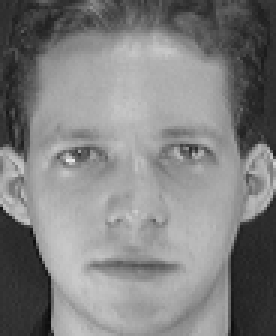
#> input picture dataset/s1/1.pgm, 92 x 112 px (shown 3 times larger)
$ python extrator_automatico.py
#> lines starting #> are read from the running program, lines starting #| are printed output that depends on the picture; after the words box and inside, x2 and y2 are one past the last pixel; in counts of white or black regions, pixels touching at a corner belong together
import cv2
import numpy as np
import os
import shutil
from PIL import Image, ImageDraw, ImageFilter, ImageChops

# Criei essa função de faxina para garantir que a pasta assets não fique com lixo de testes anteriores
def limpar_pastas_antigas(pasta_assets):
    pastas_para_limpar = ['olhos', 'nariz', 'boca']
    for pasta in pastas_para_limpar:
        caminho_pasta = os.path.join(pasta_assets, pasta)
        if os.path.exists(caminho_pasta):
            for arquivo in os.listdir(caminho_pasta):
                if arquivo.endswith('.png'):
                    os.remove(os.path.join(caminho_pasta, arquivo))

# Gera o fundo cinza oval que chamei de "Manequim Universal"
def criar_manequim_universal(pasta_assets):
#> called with pasta_assets = 'src/../assets'
    tamanho_canvas = (400, 400)
    canvas = Image.new('RGBA', tamanho_canvas, (0, 0, 0, 0))
#> canvas: PIL image 400x400 RGBA; every value is 0
    draw = ImageDraw.Draw(canvas)

    # Desenho o oval centralizado e aplico um blur de leve pra pele não ficar com borda serrilhada
    cor_pele_generica = (80, 80, 80, 255)
    draw.ellipse((60, 20, 340, 380), fill=cor_pele_generica)
    canvas = canvas.filter(ImageFilter.GaussianBlur(radius=5))
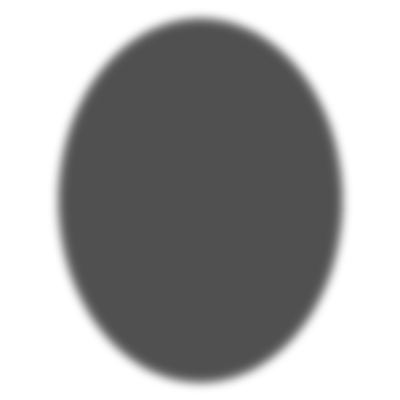
#> canvas: PIL image 400x400 RGBA; mean R, G, B, A 39.8, 39.8, 39.8, 126.9; transparent parts drawn white

    caminho_salvar = os.path.join(pasta_assets, 'faces', 'rosto_base_universal.png')
    os.makedirs(os.path.dirname(caminho_salvar), exist_ok=True)
    canvas.save(caminho_salvar)

def extrair_e_salvar_componentes(caminho_imagem_origem, id_extracao):
#> called with caminho_imagem_origem = 'src/../dataset/s1/1.pgm', id_extracao = 'sujeito_01'
    dir_atual = os.path.dirname(os.path.abspath(__file__))
    pasta_assets = os.path.join(dir_atual, '..', 'assets')

    img_cv = cv2.imread(caminho_imagem_origem)
#> img_cv is the input picture: shape (112, 92, 3); min 11, max 234, mean 128.3
    if img_cv is None: return

    # Uso o Haar Cascade do OpenCV pra achar o quadrado exato do rosto na foto original
    gray = cv2.cvtColor(img_cv, cv2.COLOR_BGR2GRAY)
    face_cascade = cv2.CascadeClassifier(cv2.data.haarcascades + 'haarcascade_frontalface_default.xml')
    faces = face_cascade.detectMultiScale(gray, scaleFactor=1.2, minNeighbors=5)
#> faces = [[6, 22, 82, 82]]

    if len(faces) == 0: return
    (x, y, w, h) = faces[0]
#> x = 6; y = 22; w = 82; h = 82

    # Dou uma margem pra cima pra não cortar a testa do suspeito
    y_exp = max(0, y - int(h * 0.2))
#> y_exp = 6
    h_exp = h + int(h * 0.3)
#> h_exp = 106
    rosto_recortado = img_cv[y_exp:y_exp+h_exp, x:x+w]
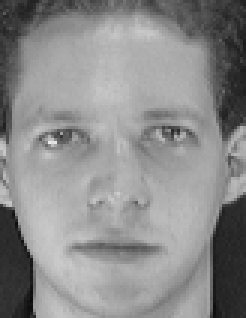
#> rosto_recortado: shape (106, 82, 3) (shown 3 times larger); min 11, max 234, mean 139.4

    # Padronizo tudo em 400x400 pra matemática das coordenadas funcionar sempre
    img_pil = Image.fromarray(cv2.cvtColor(rosto_recortado, cv2.COLOR_BGR2RGB)).convert("RGBA")
    img_400 = img_pil.resize((400, 400))
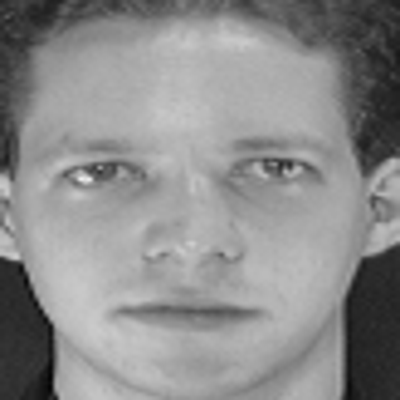
#> img_400: PIL image 400x400 RGBA; mean R, G, B, A 139.4, 139.4, 139.4, 255

    mask_oval = Image.new('L', (400, 400), 0)
#> mask_oval: PIL image 400x400 L; every value is 0
    ImageDraw.Draw(mask_oval).ellipse((60, 20, 340, 380), fill=255)
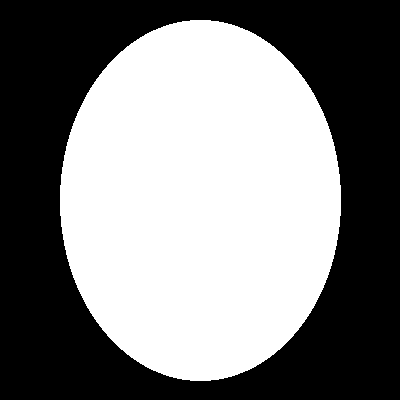
#> mask_oval: PIL image 400x400 L; 49.8% white; 1 white region, box (x1, y1, x2, y2) and area: (60, 20, 341, 381) 79637
    mask_oval = mask_oval.filter(ImageFilter.GaussianBlur(radius=5))

    def fatiar_suave(pasta_destino, nome_arquivo, poligono):
#> called with pasta_destino = 'olhos', nome_arquivo = 'olhos_sujeito_01.png'
        mask_peca = Image.new('L', (400, 400), 0)
        ImageDraw.Draw(mask_peca).polygon(poligono, fill=255)
#> mask_peca: PIL image 400x400 L; 54.7% white; 2 black regions, box (x1, y1, x2, y2) and area: (0, 151, 400, 400) 60510, (0, 0, 400, 30) 12000

        # O pulo do gato: blur de 10px no Canal Alpha pra borda da peça fundir com o rosto depois
        mask_peca = mask_peca.filter(ImageFilter.GaussianBlur(radius=10))
        mask_final = ImageChops.multiply(mask_peca, mask_oval)

        img_final = img_400.copy()
        img_final.putalpha(mask_final) # Aplico a transparência

        os.makedirs(os.path.join(pasta_assets, pasta_destino), exist_ok=True)
        img_final.save(os.path.join(pasta_assets, pasta_destino, nome_arquivo))

    # Desenhei esses polígonos na mão garantindo uma sobreposição suave entre eles
    poly_olhos  = [(0, 30), (400, 30), (400, 280), (270, 280), (230, 150), (170, 150), (130, 280), (0, 280)]
    poly_nariz  = [(160, 140), (240, 140), (270, 280), (130, 280)]
    poly_boca   = [(0, 260), (400, 260), (400, 400), (0, 400)]

    fatiar_suave('olhos', f'olhos_{id_extracao}.png', poly_olhos)
    fatiar_suave('nariz', f'nariz_{id_extracao}.png', poly_nariz)
#> in fatiar_suave (call 2), `ImageDraw.Draw(mask_peca).polygon(poligono, fill=255)`: mask_peca: PIL image 400x400 L; 9.8% white; 1 white region, box (x1, y1, x2, y2) and area: (130, 140, 271, 281) 15641
    fatiar_suave('boca', f'boca_{id_extracao}.png', poly_boca)
#> call 3 of fatiar_suave, with pasta_destino = 'boca', nome_arquivo = 'boca_sujeito_01.png'
#> in fatiar_suave (call 3), `ImageDraw.Draw(mask_peca).polygon(poligono, fill=255)`: mask_peca: PIL image 400x400 L; 35% white; 1 white region, box (x1, y1, x2, y2) and area: (0, 260, 400, 400) 56000
#> in fatiar_suave (call 3), `mask_peca = mask_peca.filter(ImageFilter.GaussianBlur(radius=10))`:
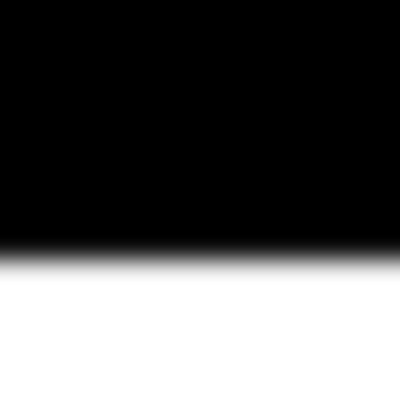
#> mask_peca: PIL image 400x400 L; min 0, max 255, mean 89.2
#> in fatiar_suave (call 3), `mask_final = ImageChops.multiply(mask_peca, mask_oval)`:
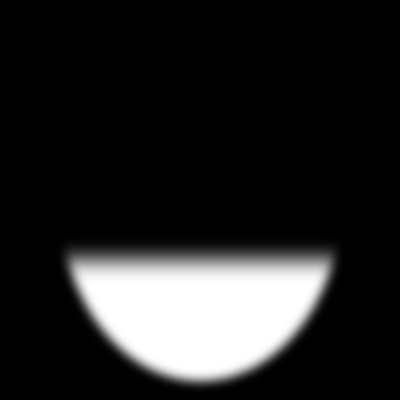
#> mask_final: PIL image 400x400 L; min 0, max 255, mean 37.3
#> in fatiar_suave (call 3), `img_final.putalpha(mask_final)`:
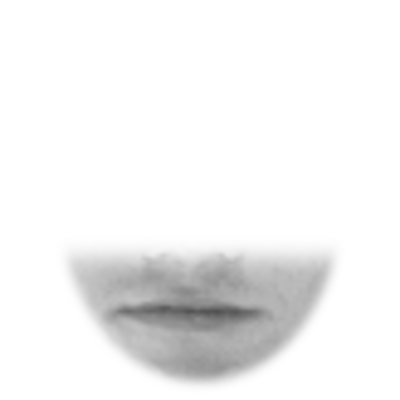
#> img_final: PIL image 400x400 RGBA; mean R, G, B, A 139.4, 139.4, 139.4, 37.3; transparent parts drawn white

if __name__ == "__main__":
    dir_atual = os.path.dirname(os.path.abspath(__file__))
    pasta_assets = os.path.join(dir_atual, '..', 'assets')

    limpar_pastas_antigas(pasta_assets)
    criar_manequim_universal(pasta_assets)

    # Rodo o extrator em toda a base da AT&T (40 suspeitos)
    for i in range(1, 41):
        img_path = os.path.join(dir_atual, '..', 'dataset', f's{i}', '1.pgm')
        if os.path.exists(img_path):
            extrair_e_salvar_componentes(img_path, f"sujeito_{i:02d}")

    print("Limpeza concluída e peças extraídas de toda a base criminal!")
